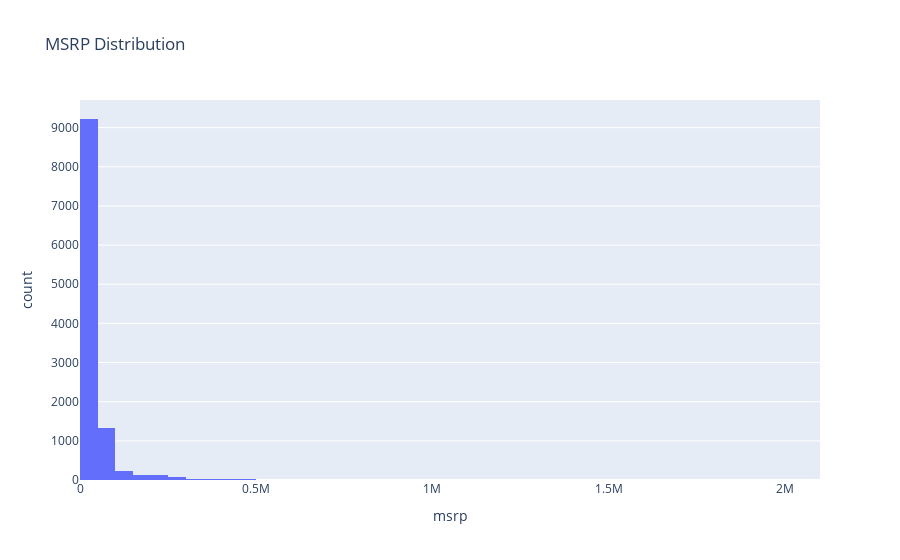

Notebook code for this chart:
### Code cell
fig1 = px.histogram(df, x="msrp", nbins=50, title="MSRP Distribution")
fig1.show()

### Figure 1 — Plotly figure (JSON) as saved in the notebook; plotly's stock layout.template omitted (floating-point values rounded to 4 significant figures; data arrays with more than 128 entries replaced by an {"elided": "..."} marker saying what was removed)
{"data": [{"bingroup": "x", "hovertemplate": "msrp=%{x}<br>count=%{y}<extra></extra>", "legendgroup": "", "marker": {"color": "#636efa", "pattern": {"shape": ""}}, "name": "", "nbinsx": 50, "orientation": "v", "showlegend": false, "type": "histogram", "x": {"elided": "11194 int values"}, "xaxis": "x", "yaxis": "y"}], "layout": {"barmode": "relative", "legend": {"tracegroupgap": 0}, "title": {"text": "MSRP Distribution"}, "xaxis": {"anchor": "y", "domain": [0, 1], "title": {"text": "msrp"}}, "yaxis": {"anchor": "x", "domain": [0, 1], "title": {"text": "count"}}}}
